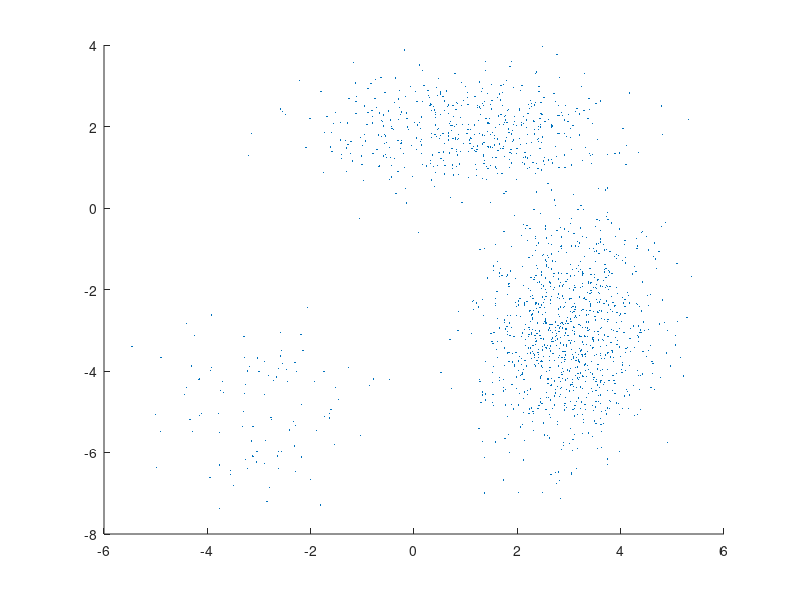

Source code (MATLAB): (Note: this script raises an error after producing the figure.)
% Gaussian Mixture Models via EM algorithm
%   N = sample num
%   D = dimension
%   K = component num
%   X = [N x D]
%
%   Model: return GMM model including following parameters
%           Mu = [K x D]
%           Sigma = [D x D x K]
%           Weights = [1 x K]
%
%   Reference: https://github.com/Mrliukuang/scikit-learn/blob/master/sklearn/mixture/gmm.py
%              fitgmdist()


clear; clc; close all;

MU1 = [1 2];
SIGMA1 = [2, 0; 
          0, 0.5];

MU2 = [-3 -5];
SIGMA2 = [1, 0; 
          0, 1];

MU3 = [3 -3];
SIGMA3 = [0.7, 0; 
          0,   2.1];

X = [mvnrnd(MU1,SIGMA1,500);
     mvnrnd(MU2,SIGMA2,100);
     mvnrnd(MU3,SIGMA3,1000)];
scatter(X(:,1), X(:,2), 10, '.')
hold on

K = 3;
[N, D] = size(X);
model = [];


%% Initialization step
[~, model.Mu] = kmeans(X, K);
model.Weights = ones(1, K) ./ K;

min_covar = 1e-3;   %  Floor on the diagonal of the covariance matrix to prevent overfitting.  Defaults to 1e-3.
cv = cov(X) + min_covar * eye(D);
model.Sigma = repmat(cv, [1, 1, K]);


%% EM algorithm
n_iter = 100;
model.Converged = false;
tol = 1e-6;   % Tolerance. EM iterations will stop when average gain in log-likelihood meet this tolerance.
pre_likelihood = -Inf;

for i = 1:n_iter
    % E step: calculating responsibility in log form
    [logpx, resp] = e_step(X, model);
    likelihood = mean(logpx);
    
    % Convergence check
    delta = likelihood - pre_likelihood;
    if delta >= 0 && delta < tol * abs(likelihood)    % use relative difference
        model.Converged = true;
        break
    end
    pre_likelihood = likelihood;
    
    % M step: update params
    model = m_step(X, resp);
    
    fprintf('iter %d: p(x) = %f, delta = %f\n', i, likelihood, delta)
end

















